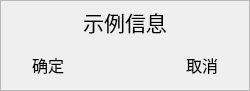
<?xml version="1.0" encoding="UTF-8"?>
<ui version="4.0">
 <class>MessageBox</class>
 <widget class="QDialog" name="MessageBox">
  <property name="geometry">
   <rect>
    <x>0</x>
    <y>0</y>
    <width>250</width>
    <height>82</height>
   </rect>
  </property>
  <property name="windowTitle">
   <string>Dialog</string>
  </property>
  <layout class="QGridLayout" name="gridLayout">
   <property name="leftMargin">
    <number>0</number>
   </property>
   <property name="topMargin">
    <number>0</number>
   </property>
   <property name="rightMargin">
    <number>0</number>
   </property>
   <property name="bottomMargin">
    <number>0</number>
   </property>
   <property name="spacing">
    <number>0</number>
   </property>
   <item row="0" column="0">
    <widget class="QFrame" name="frame">
     <property name="frameShape">
      <enum>QFrame::StyledPanel</enum>
     </property>
     <property name="frameShadow">
      <enum>QFrame::Raised</enum>
     </property>
     <layout class="QVBoxLayout" name="verticalLayout" stretch="1,1">
      <property name="leftMargin">
       <number>5</number>
      </property>
      <property name="topMargin">
       <number>5</number>
      </property>
      <property name="rightMargin">
       <number>5</number>
      </property>
      <property name="bottomMargin">
       <number>5</number>
      </property>
      <item>
       <widget class="QLabel" name="label">
        <property name="font">
         <font>
          <family>楷体</family>
          <pointsize>16</pointsize>
         </font>
        </property>
        <property name="text">
         <string>示例信息</string>
        </property>
        <property name="alignment">
         <set>Qt::AlignCenter</set>
        </property>
       </widget>
      </item>
      <item>
       <widget class="QWidget" name="widget" native="true">
        <layout class="QHBoxLayout" name="horizontalLayout" stretch="1,1,1">
         <property name="leftMargin">
          <number>5</number>
         </property>
         <property name="topMargin">
          <number>5</number>
         </property>
         <property name="rightMargin">
          <number>5</number>
         </property>
         <property name="bottomMargin">
          <number>5</number>
         </property>
         <item>
          <widget class="QToolButton" name="ackButton">
           <property name="sizePolicy">
            <sizepolicy hsizetype="Preferred" vsizetype="Preferred">
             <horstretch>0</horstretch>
             <verstretch>0</verstretch>
            </sizepolicy>
           </property>
           <property name="font">
            <font>
             <family>楷体</family>
             <pointsize>12</pointsize>
            </font>
           </property>
           <property name="styleSheet">
            <string notr="true"/>
           </property>
           <property name="text">
            <string>确定</string>
           </property>
           <property name="autoRaise">
            <bool>true</bool>
           </property>
          </widget>
         </item>
         <item>
          <spacer name="horizontalSpacer">
           <property name="orientation">
            <enum>Qt::Horizontal</enum>
           </property>
           <property name="sizeHint" stdset="0">
            <size>
             <width>40</width>
             <height>20</height>
            </size>
           </property>
          </spacer>
         </item>
         <item>
          <widget class="QToolButton" name="nakButton">
           <property name="sizePolicy">
            <sizepolicy hsizetype="Preferred" vsizetype="Preferred">
             <horstretch>0</horstretch>
             <verstretch>0</verstretch>
            </sizepolicy>
           </property>
           <property name="font">
            <font>
             <family>楷体</family>
             <pointsize>12</pointsize>
            </font>
           </property>
           <property name="styleSheet">
            <string notr="true"/>
           </property>
           <property name="text">
            <string>取消</string>
           </property>
           <property name="autoRaise">
            <bool>true</bool>
           </property>
          </widget>
         </item>
        </layout>
       </widget>
      </item>
     </layout>
    </widget>
   </item>
  </layout>
 </widget>
 <resources/>
 <connections/>
</ui>
